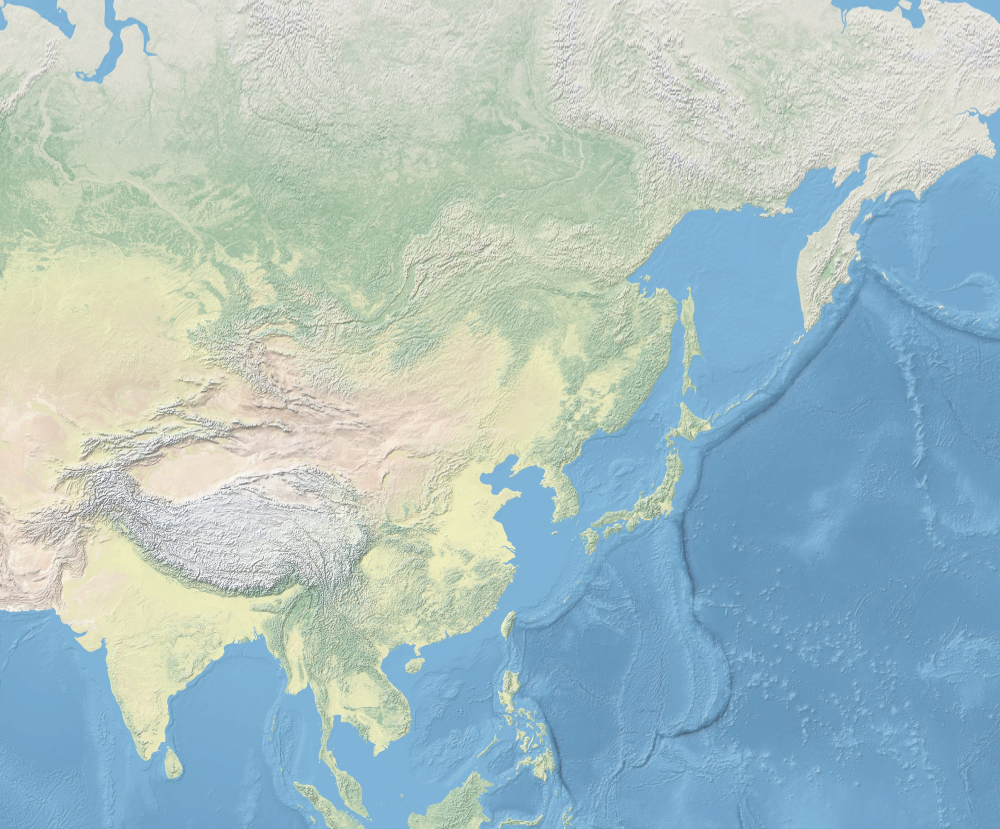
#> input picture assets/map/terrain/asia-natural-earth.jpg, 3000 x 2486 px (shown at 1/3 size)
$ python build-map-terrain.py ../assets/map/terrain/asia-natural-earth.jpg
#> lines starting #> are read from the running program, lines starting #| are printed output that depends on the picture
#!/usr/bin/env python3
"""Create small Web Mercator terrain backdrops from Natural Earth I."""

from __future__ import annotations

import argparse
import math
from pathlib import Path

import numpy as np
from PIL import Image


REGIONS = {
    "asia-natural-earth.jpg": {"bounds": (0, 60, 70, 180), "width": 3000},
    "oceania-natural-earth.jpg": {"bounds": (-60, 90, 10, 180), "width": 2000},
    "europe-natural-earth.jpg": {"bounds": (30, -15, 72, 45), "width": 1500},
}


def mercator_y(latitude: float) -> float:
    latitude = max(-85.051129, min(85.051129, latitude))
    radians = math.radians(latitude)
    return math.log(math.tan(math.pi / 4 + radians / 2))


def inverse_mercator_y(value: float) -> float:
    return math.degrees(2 * math.atan(math.exp(value)) - math.pi / 2)


def build_region(source: Image.Image, output: Path, bounds: tuple[float, ...], width: int) -> None:
    south, west, north, east = bounds
    north_y = mercator_y(north)
    south_y = mercator_y(south)
    longitude_span = math.radians(east - west)
    height = round(width * (north_y - south_y) / longitude_span)
    source_left = math.floor((west + 180) / 360 * source.width)
    source_right = math.ceil((east + 180) / 360 * source.width)
    source_top = math.floor((90 - north) / 180 * source.height)
    source_bottom = math.ceil((90 - south) / 180 * source.height)
    cropped = source.crop((source_left, source_top, source_right, source_bottom)).convert("RGB")
    cropped = cropped.resize((width, cropped.height), Image.Resampling.LANCZOS)
    pixels = np.asarray(cropped, dtype=np.float32)

    fractions = (np.arange(height, dtype=np.float64) + 0.5) / height
    projected_y = north_y - fractions * (north_y - south_y)
    latitudes = np.degrees(2 * np.arctan(np.exp(projected_y)) - np.pi / 2)
    source_rows = (90 - latitudes) / 180 * source.height - source_top
    upper = np.floor(source_rows).astype(np.int32)
    upper = np.clip(upper, 0, pixels.shape[0] - 1)
    lower = np.clip(upper + 1, 0, pixels.shape[0] - 1)
    weight = np.clip(source_rows - upper, 0, 1).astype(np.float32)[:, None, None]
    rendered_pixels = pixels[upper] * (1 - weight) + pixels[lower] * weight
    rendered = Image.fromarray(np.uint8(np.clip(rendered_pixels, 0, 255)), "RGB")
    rendered.save(output, "JPEG", quality=82, optimize=True, progressive=True)


def main() -> None:
    parser = argparse.ArgumentParser()
    parser.add_argument("source", type=Path, help="Natural Earth I shaded-relief TIFF")
    parser.add_argument(
        "--output",
        type=Path,
        default=Path("assets/map/terrain"),
        help="Output directory",
    )
    args = parser.parse_args()
    args.output.mkdir(parents=True, exist_ok=True)
    Image.MAX_IMAGE_PIXELS = None
    with Image.open(args.source) as source:
#> source is the input picture: PIL image 3000x2486 RGB; mean R, G, B 169, 192.7, 195
        for filename, settings in REGIONS.items():
            build_region(source, args.output / filename, **settings)
#> this loop made 3 passes
#> pass 1, in build_region, `cropped = source.crop((source_left, source_top, source_right, source_b..`:
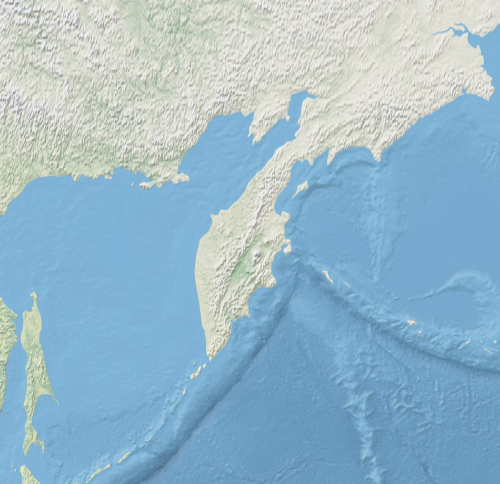
#> cropped: PIL image 1000x967 RGB (shown at 1/2 size); mean R, G, B 152, 185.1, 203
#> pass 1, in build_region, `cropped = cropped.resize((width, cropped.height), Image.Resampling.LAN..`:
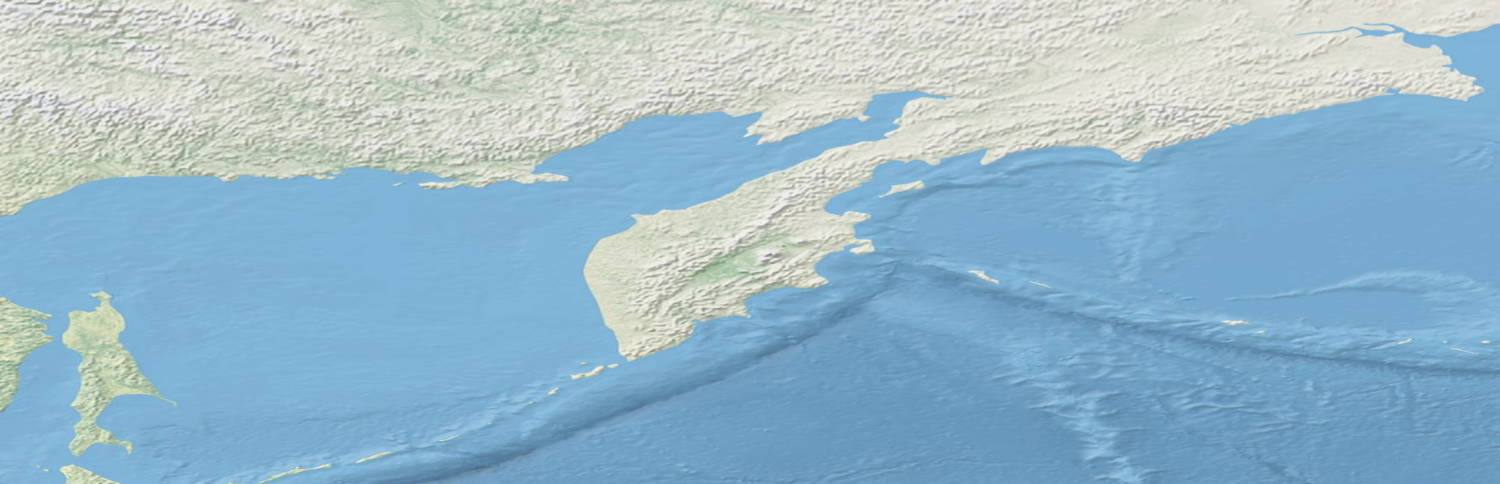
#> cropped: PIL image 3000x967 RGB (shown at 1/2 size); mean R, G, B 152, 185.1, 203
#> pass 1, in build_region, `rendered_pixels = pixels[upper] * (1 - weight) + pixels[lower] * weight`:
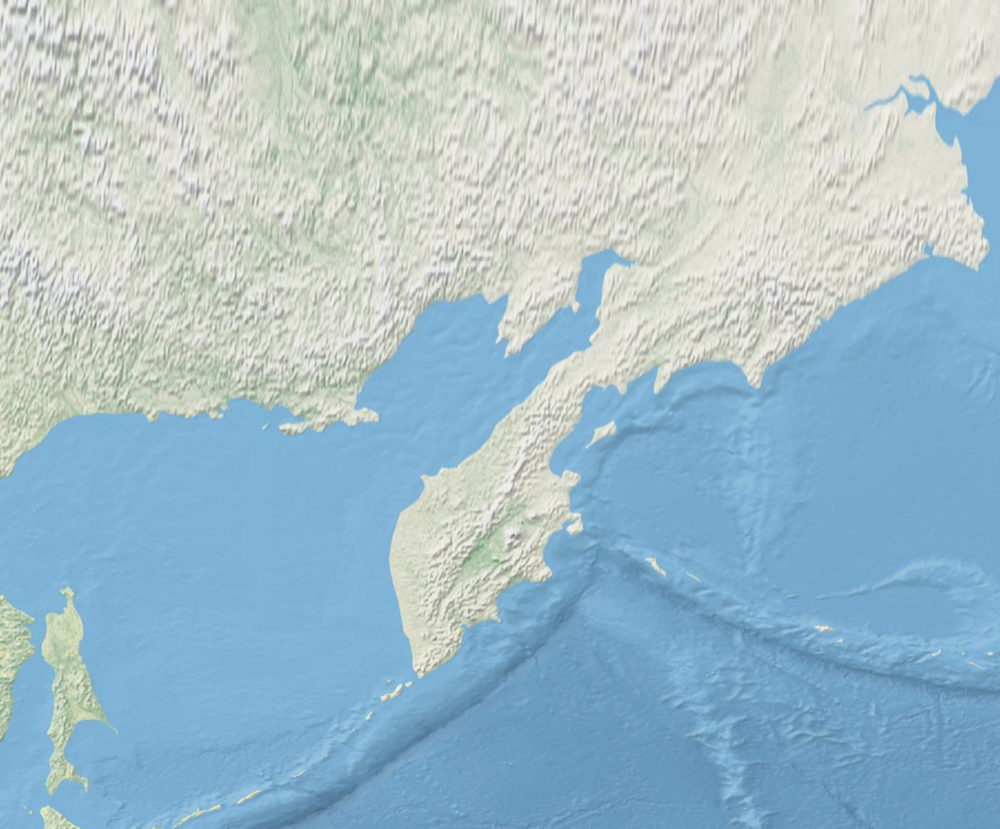
#> rendered_pixels: shape (2486, 3000, 3) float32 (shown at 1/3 size); mean R, G, B 166.3, 184.1, 203.1


if __name__ == "__main__":
    main()
